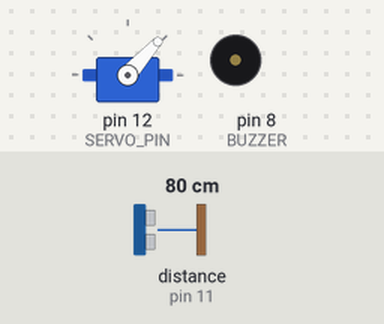
A sketch run on a simulated Arduino Uno, built with avr-gcc and run on an emulated ATmega328P. Parts: servo, buzzer (waves = sounding). Wiring (inferred from the names in the program): ultrasonic range finder: trigger pin 10; echo pin 11. Inputs (shaded band) come from the test bench; at power-on: distance to the obstacle (sensor on pin 11) 80 cm. The echo pulse lasts 58.3 µs per cm; what the sketch prints to the serial monitor is not drawn.

Above: at 1.2 s.
1.3 s: distance to the obstacle (sensor on pin 11) set to 2 cm
At 1.74 s:
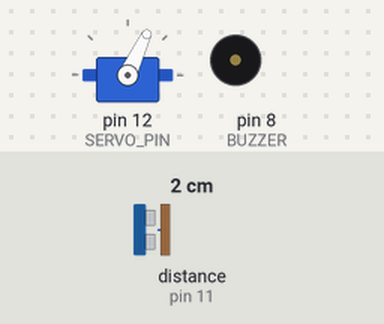
4.3 s: distance to the obstacle (sensor on pin 11) set to 9 cm
7.3 s: distance to the obstacle (sensor on pin 11) set to 18 cm
10.3 s: distance to the obstacle (sensor on pin 11) set to 23 cm
At 12.14 s:
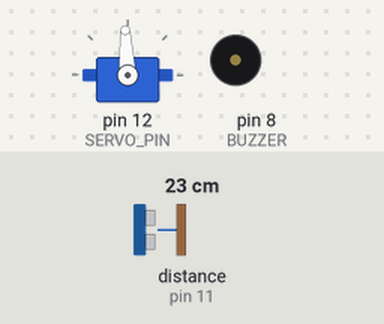
13.3 s: distance to the obstacle (sensor on pin 11) set to 4 cm
At 13.74 s:
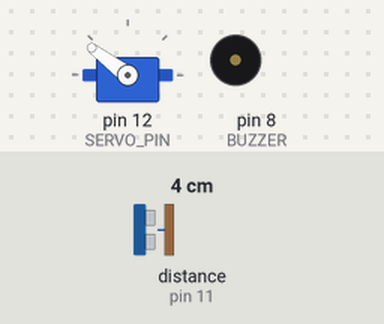
Timing chart, 0 to 66.8 s (numbered marks = the images above; inputs shaded):
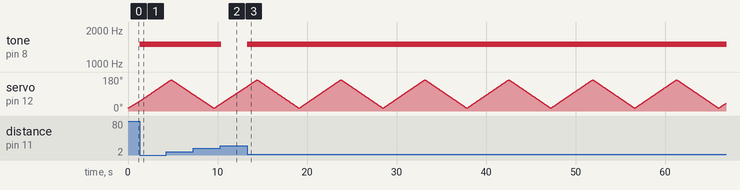

Measured:
- the behaviour switches between 20 and 21 cm on distance to the obstacle (sensor on pin 11) (found by bisection; images 1 and 2)
- after the input at 1.3 s, tone on pin 8 (BUZZER): alternates 1500 Hz for 0.02 s and silent for 0.01 s, starting at once
- after the input at 10.3 s, tone on pin 8 (BUZZER): goes on until 10.3 s, then stays silent
- after the input at 13.3 s, tone on pin 8 (BUZZER): alternates 1500 Hz for 0.02 s and silent for 0.01 s, starting at once

The sketch:

04_Ultrasonic_Radar.ino
```cpp
/*
  Ultrasonic Radar Visualization System (Arduino part)
  Electronic Physics Projects 2026-2027 (Tally Grades)

  A servo sweeps an ultrasonic sensor from 15 to 165 degrees and back.
  At each angle the Arduino sends "angle,distance." over USB.
  The Processing sketch Radar.pde draws it as a green radar screen.

  Parts: Arduino Uno, HC-SR04 ultrasonic sensor, servo SG90, buzzer (optional).
  Library: Servo (comes with the Arduino IDE)

  Pins:
    HC-SR04 TRIG -> D10, ECHO -> D11, VCC -> 5V, GND -> GND
    Servo signal -> D12
    Buzzer -> D8 (beeps when something is closer than 20 cm)
*/
#include <Servo.h>

const byte TRIG = 10, ECHO = 11, SERVO_PIN = 12, BUZZER = 8;
const int MAX_CM = 40;        // the radar screen shows up to 40 cm
Servo radarServo;

int readDistanceCm() {
  digitalWrite(TRIG, LOW);  delayMicroseconds(2);
  digitalWrite(TRIG, HIGH); delayMicroseconds(10);
  digitalWrite(TRIG, LOW);
  unsigned long us = pulseIn(ECHO, HIGH, 30000UL);   // wait max 30 ms (about 5 m)
  if (us == 0) return 0;                             // no echo: nothing in range
  return us * 0.0343 / 2;                            // speed of sound: 343 m/s
}

void scanAt(int angle) {
  radarServo.write(angle);
  delay(30);                                         // let the servo arrive
  int d = readDistanceCm();
  if (d > 0 && d < 20) tone(BUZZER, 1500, 20);
  Serial.print(angle); Serial.print(","); Serial.print(d); Serial.print(".");
}

void setup() {
  pinMode(TRIG, OUTPUT);
  pinMode(ECHO, INPUT);
  pinMode(BUZZER, OUTPUT);
  radarServo.attach(SERVO_PIN);
  Serial.begin(9600);
}

void loop() {
  for (int a = 15; a <= 165; a++) scanAt(a);
  for (int a = 165; a >= 15; a--) scanAt(a);
}
```
